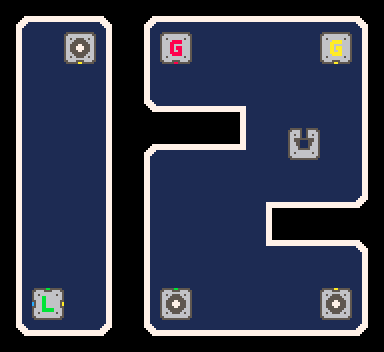

Tiled map render using the project's own tile images. Description and the whole map definition, tile-layer contents included, below:
An orthogonal 12x11 tile map with 32x32 px tiles, 2 tile layers (Blueboard, Element) and 1 object.

<map version="1.5" tiledversion="1.7.2" orientation="orthogonal" renderorder="left-down" width="12" height="11" tilewidth="32" tileheight="32" infinite="0" nextlayerid="4" nextobjectid="3">
 <tileset firstgid="1" source="../element.tsx" />
 <layer id="1" name="Blueboard" width="12" height="11" locked="1">
  <data encoding="csv">
28,29,29,47,43,29,29,29,29,29,29,47,
59,77,60,63,59,77,77,61,62,62,60,63,
59,45,60,63,59,61,77,60,45,77,61,63,
59,45,61,63,75,93,93,76,60,77,61,63,
59,60,62,63,43,29,29,44,45,61,62,63,
59,62,62,63,59,45,45,61,61,61,61,63,
59,45,45,63,59,77,62,45,78,93,93,79,
59,61,62,63,59,61,60,62,46,29,29,30,
59,62,60,63,59,77,60,45,60,77,77,63,
59,61,61,63,59,61,62,77,60,45,61,63,
75,93,93,79,92,93,93,93,93,93,93,79
</data>
 </layer>
 <layer id="3" name="Element" width="12" height="11">
  <data encoding="csv">
0,0,0,0,0,0,0,0,0,0,0,0,
0,0,3221225555,0,0,3,0,0,0,0,35,0,
0,0,0,0,0,0,0,0,0,0,0,0,
0,0,0,0,0,0,0,0,0,0,0,0,
0,0,0,0,0,0,0,0,0,6,0,0,
0,0,0,0,0,0,0,0,0,0,0,0,
0,0,0,0,0,0,0,0,0,0,0,0,
0,0,0,0,0,0,0,0,0,0,0,0,
0,0,0,0,0,0,0,0,0,0,0,0,
0,17,0,0,0,81,0,0,0,0,83,0,
0,0,0,0,0,0,0,0,0,0,0,0
</data>
 </layer>
 <objectgroup id="2" name="Object" visible="0" locked="1">
  <object id="1" x="192" y="176">
   <point />
  </object>
 </objectgroup>
</map>
